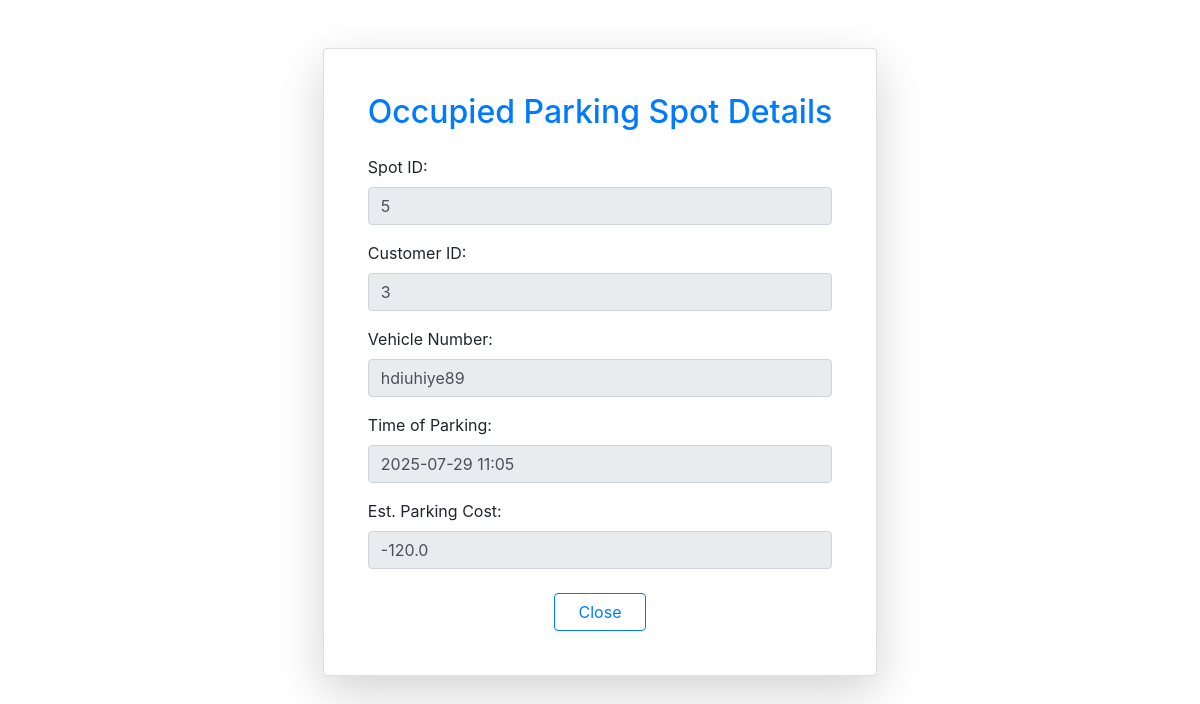
/admin/occupied_spot_details/5 (signed in), run on the app's committed database.
### app.py (models this page shows)
class Reservation(db.Model):
    __tablename__='reservation'
    id = db.Column(db.Integer, primary_key=True)
    user_id = db.Column(db.Integer, db.ForeignKey('user.id'), nullable = False)
    spot_id = db.Column(db.Integer, db.ForeignKey('parking_spot.id'), nullable = False)
    vehicle_no = db.Column(db.String(12), nullable = False)
    start_time = db.Column(db.DateTime, nullable = False)
    end_time = db.Column(db.DateTime)
    parking_cost = db.Column(db.Float)

### app.py (the view)
@app.route("/admin/occupied_spot_details/<int:spot_id>")
@login_required
def occupied_spot_details(spot_id):
    if not current_user.is_admin:
        flash("You are not allowed to see status.")
        return redirect('login')
    spot = Parking_Spot.query.get(spot_id)
    reserve = Reservation.query.filter_by(spot_id = spot_id).first()
    parking_duration = datetime.now() - reserve.start_time
    parking_duration_hour = parking_duration.total_seconds()//3600
    est_parking_cost = parking_duration_hour*(spot.parkinglot.price)
    return render_template("parking_spot_detail.html", reserve = reserve, est_parking_cost = est_parking_cost)

### app.py (called while the page is built)
@login_manager.user_loader
def load_user(user_id):
    return User.query.get(int(user_id))

### templates/parking_spot_detail.html (shortened to what this page needs)
{% extends "layout.html" %}
{% block content %}
<div class="container mt-5 d-flex justify-content-center">
  <div class="card shadow-lg p-4 rounded-4" style="min-width: 500px;">
    <div class="card-body">
      <h2 class="mb-4 text-center text-primary">Occupied Parking Spot Details</h2>
      <div class="mb-3">
        <label for="spot_id" class="form-label">Spot ID:</label>
        <input type="text" class="form-control" id="spot_id" value="{{ reserve.spot_id }}" disabled>
      </div>
      <div class="mb-3">
        <label for="cust_id" class="form-label">Customer ID:</label>
        <input type="text" class="form-control" id="cust_id" value="{{ reserve.user_id }}" disabled>
      </div>
      <div class="mb-3">
        <label for="vehicle" class="form-label">Vehicle Number:</label>
        <input type="text" class="form-control" id="vehicle" value="{{ reserve.vehicle_no }}" disabled>
      </div>
      <div class="mb-3">
        <label for="time" class="form-label">Time of Parking:</label>
        <input type="text" class="form-control" id="time" value="{{ reserve.start_time.strftime('%Y-%m-%d %H:%M') }}" disabled>
      </div>
      <div class="mb-4">
        <label for="cost" class="form-label">Est. Parking Cost:</label>
        <input type="text" class="form-control" id="cost" value="{{ est_parking_cost }}" disabled>
      </div>
      <div class="text-center">
        <a href="/admin/dashboard" class="btn btn-outline-primary px-4">Close</a>
      </div>
    </div>
  </div>
</div>
{% endblock %}

### data on the page
Reservation: spot_id "5", user_id "3", vehicle_no "hdiuhiye89", start_time "2025-07-29 11:05"
